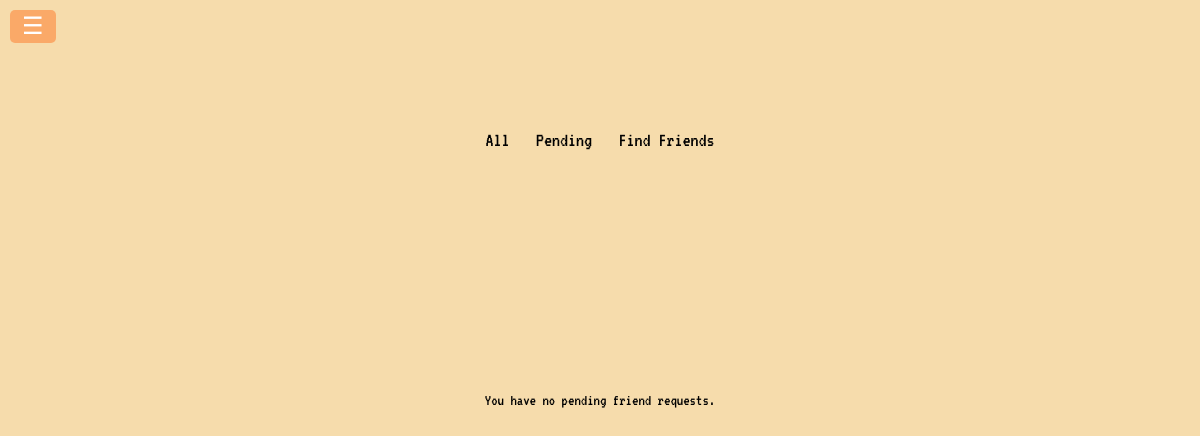
Page /friend-requests (signed in) on the earlier database version.
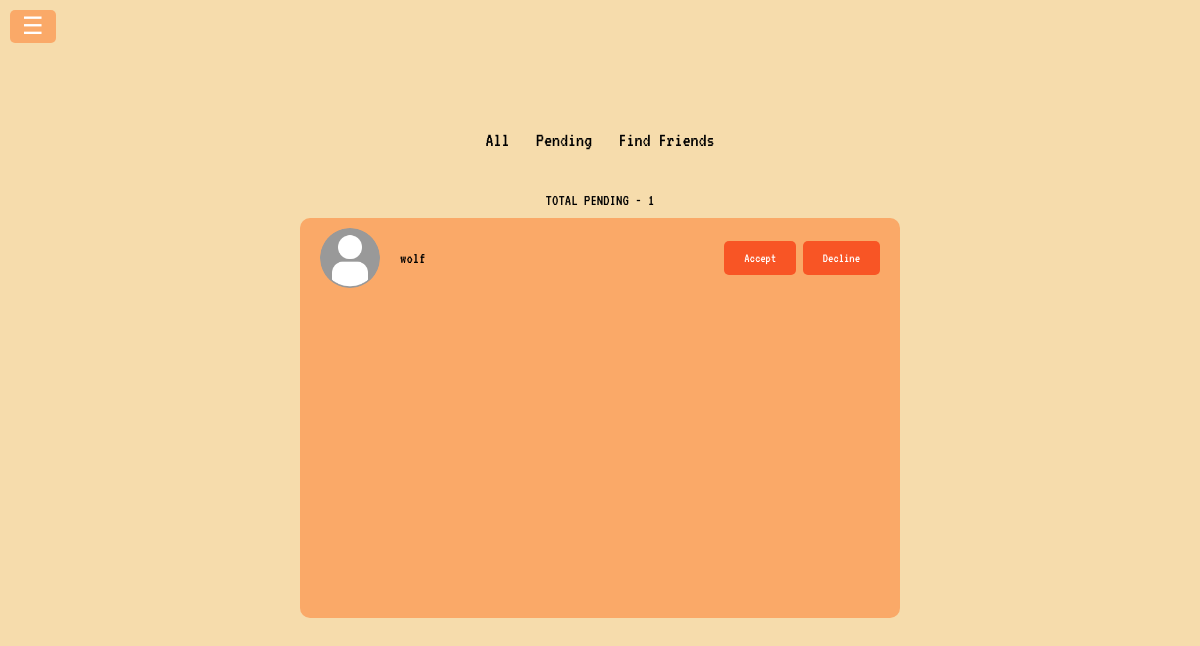
Same page on the later database version.
### app/models.py (models this page shows, shortened)
class FriendRequest(models.Model):
    sender = models.ForeignKey(User, on_delete=models.CASCADE, related_name="sender")
    receiver = models.ForeignKey(User, on_delete=models.CASCADE, related_name="receiver")

### app/views.py (the view)
# urls.py: path("friend-requests", friend_requests_view, name="friend_requests"),
@login_required(login_url="login")
def friend_requests_view(request: HttpRequest):
    context = {}
    try:
        friend_requests_list = FriendRequest.objects.filter(receiver=request.user)
    except:
        friend_requests_list = None
    context["friend_requests_list"] = friend_requests_list
    return render(request, "friend_requests.html", context)

### app/templates/friend_requests.html
{% extends "friend_management.html" %}
{% load static %}
{% block friends %}
<div class = 'form-container'>
{% if friend_requests_list.all.count == 0 %}
<p>You have no pending friend requests.</p>
{% else %}
<div class="model-count">
    <p>TOTAL PENDING - {{friend_requests_list.all.count}}</p>
</div>
    <div class="result-container">
        <ul>
            {% for friend_request in friend_requests_list.all %}
            <li>
            <div class="wrapper">
            {% if friend_request.sender.image %}
            <img src="{{friend_request.sender.image.url}}">
            {% else %}
            <img src="{% static "images/default-user.jpg" %}">
            {% endif %}
            <p>{{friend_request.sender}}</p>
            </div>
            <div class="btns">
                <button><a href="{% url "accept_friend" friend_request.sender %}">Accept</a></button>
                <button><a href="{% url "decline_friend" friend_request.sender %}">Decline</a></button>
            </div>
            </li>
            {% endfor %}
        </ul>
    </div>
{% endif %}
</div>
{% endblock friends %}

Differences in the rows shown:
added FriendRequest: sender "wolf"
Other differences:
{{ friend_requests_list.all.count }}: (not shown) → "1"
text no longer shown: "You have no pending friend requests."
text now shown: "TOTAL PENDING -"
